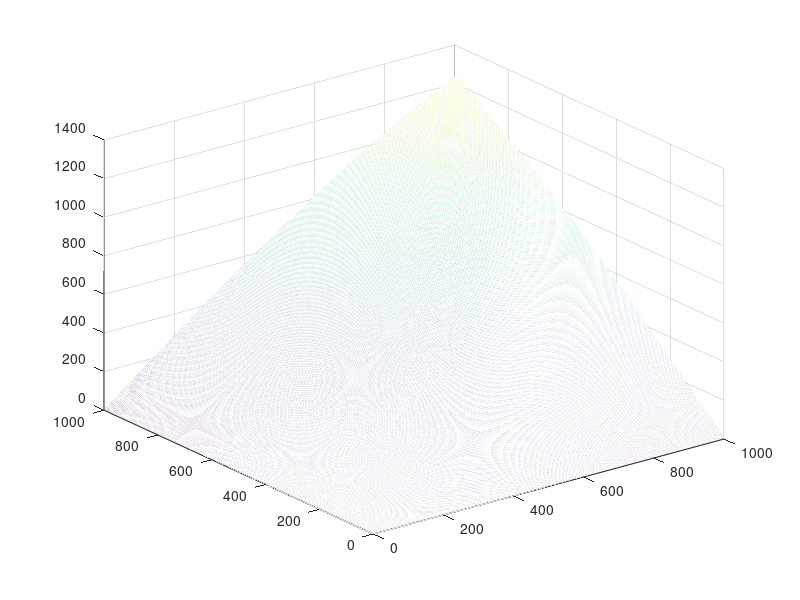

Here is the MATLAB script that generated this plot:
%Vary Distance and Height H and Height Hr

close all
clear all
Hr=1;
D=1000
for Hr=1:1000   %Vary Hr

%Vary H
for H= 1:1000

D2=sqrt((H+Hr)^2 + D^2) ;%Reflection dist
D1=sqrt((H-Hr)^2 +D^2) ; %Direct distance
%Dist2(Index) = D2;
%Dist1(Index) = D1;
delta1=D2-D1 ; %this is the difference in path lenth
% DeltaH(D,H)= (2*(H+Hr)^2/D2) - (2*(H-Hr)^2/D1);
% DeltaD(D,H)= (2*(D/D2)) - (2*(D)/D1);
Delta(Hr,H)= delta1;
end
end
mesh(Delta)
